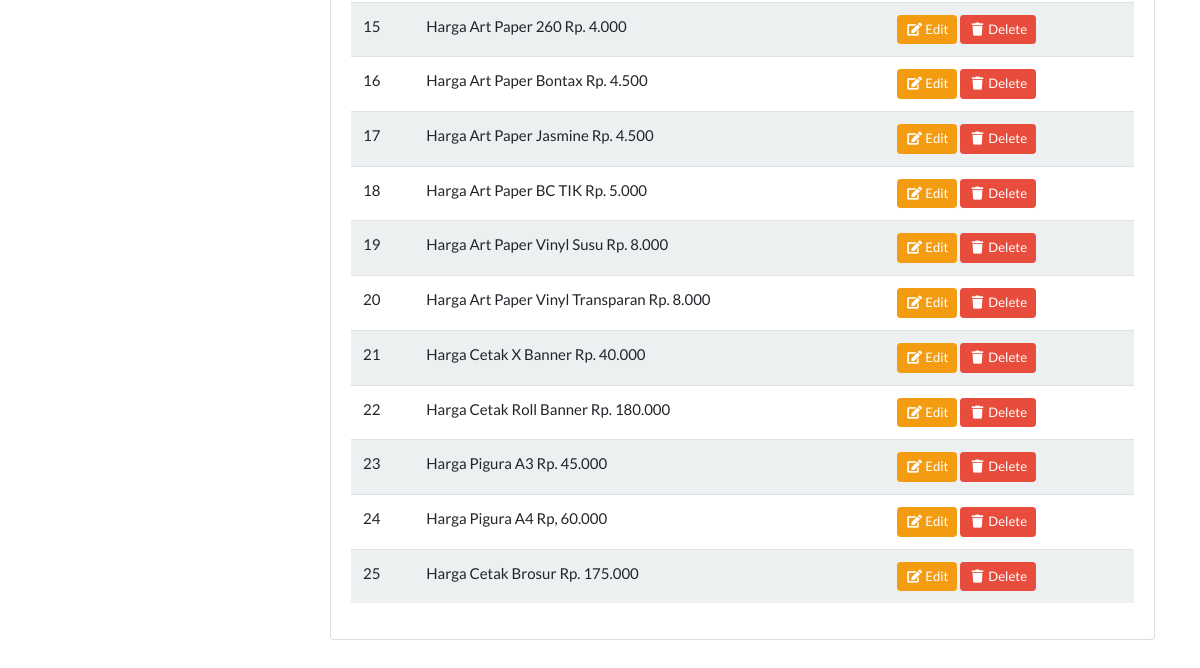
The page /admin/master_index.php (signed in, lower part) on the database as committed earlier.
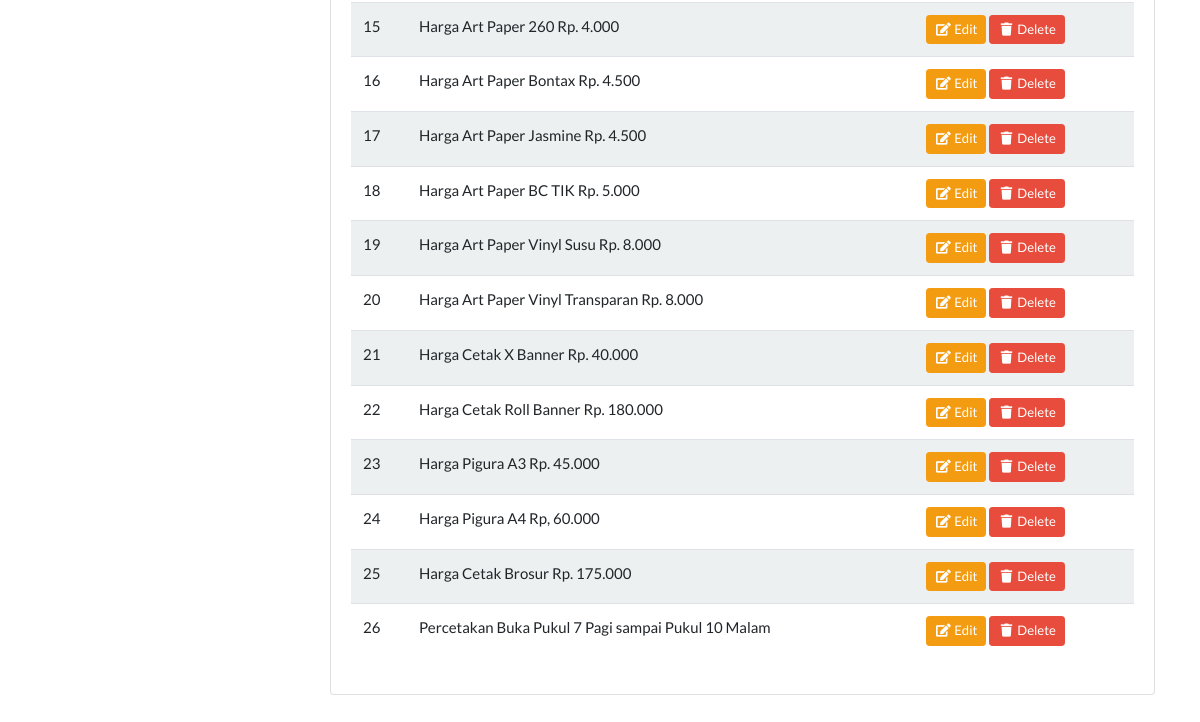
The same page on the database as committed later.
### tables this page shows
CREATE TABLE `tb_dokumen` (
  `id` int(11) NOT NULL,
  `dokumen` varchar(255) NOT NULL
);

### admin/master_index.php (the view, shortened to what this page needs)
<?php include '../templates/admin_header.php'; ?>
<?php include '../templates/admin_sidebar.php'; ?>
<div class="col-md-9 mb-5">
    <div class="card">
        <div class="card-body">
            <table class="table table-striped" id="table-master">
                <tbody>
                    <?php
                        include '../koneksi.php';
                        $data = mysqli_query($koneksi, "SELECT * FROM tb_dokumen");
                        $no = 1;
                        while($d = mysqli_fetch_array($data)) {
                    ?>
                    <tr>
                        <td><?= $no++; ?></td>
                        <td><?= $d['dokumen']; ?></td>
                        <td>
                            <a href="master_edit.php?id=<?= $d['id']; ?>" class="btn btn-warning btn-sm">
                                <i class="fas fa-fw fa-edit"></i> Edit
                            </a>
                            <a href="master_delete.php?id=<?= $d['id']; ?>" class="btn btn-danger btn-sm">
                                <i class="fas fa-fw fa-trash"></i> Delete
                            </a>
                        </td>
                    </tr>
                    <?php } ?>
                </tbody>
            </table>
        </div>
    </div>
</div>
<?php include '../templates/admin_footer.php'; ?>

Rows that differ between the two databases and show on the page:
added tb_dokumen: dokumen "Percetakan Buka Pukul 7 Pagi sampai Pukul 10 Malam"
